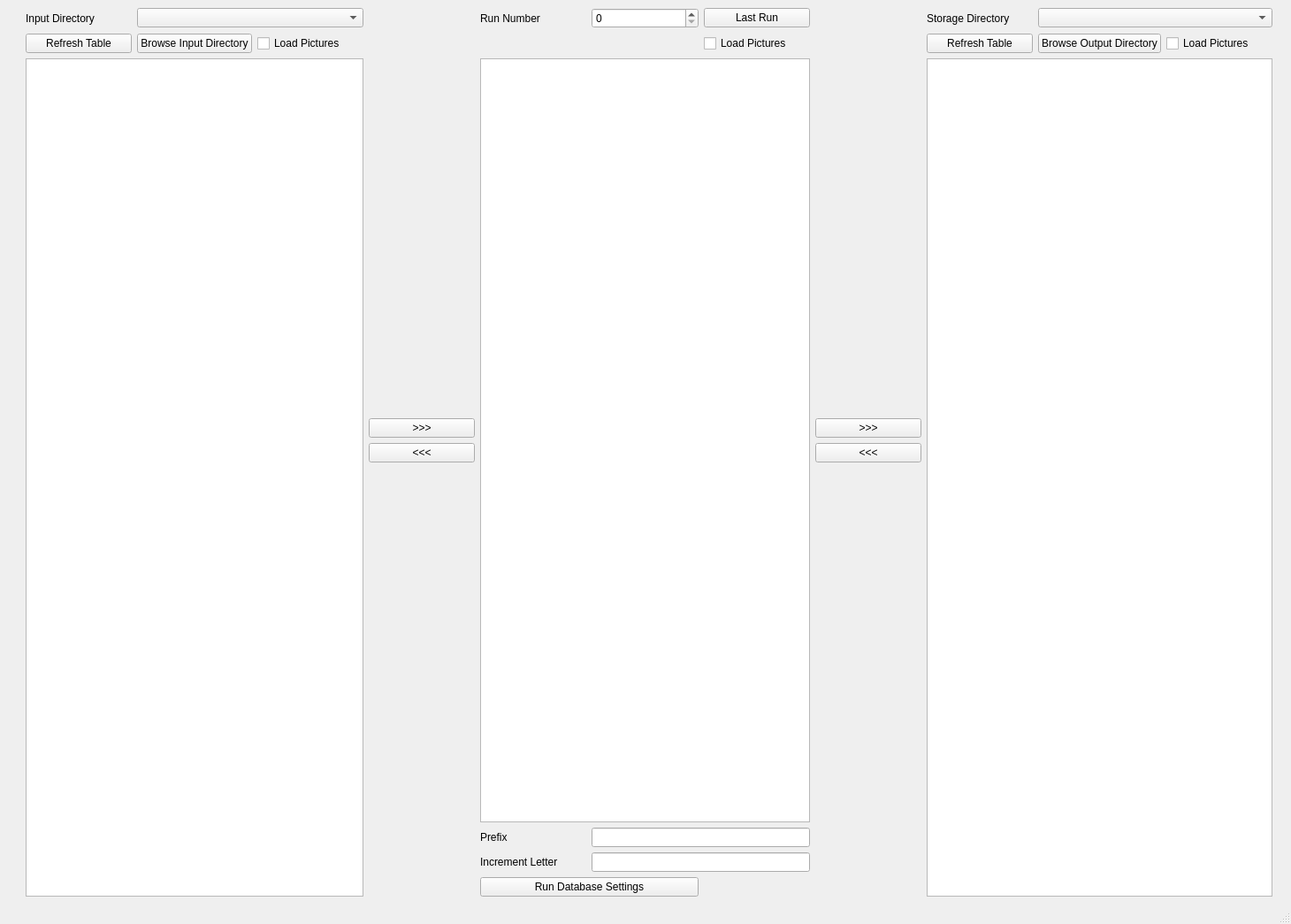
<?xml version="1.0" encoding="UTF-8"?>
<ui version="4.0">
 <class>MainWindow</class>
 <widget class="QMainWindow" name="MainWindow">
  <property name="geometry">
   <rect>
    <x>0</x>
    <y>0</y>
    <width>1460</width>
    <height>1045</height>
   </rect>
  </property>
  <property name="windowTitle">
   <string>MainWindow</string>
  </property>
  <widget class="QWidget" name="centralwidget">
   <layout class="QGridLayout" name="gridLayout">
    <item row="1" column="3">
     <widget class="QCheckBox" name="input_picture_checkBox">
      <property name="text">
       <string>Load Pictures</string>
      </property>
     </widget>
    </item>
    <item row="0" column="9">
     <widget class="QLabel" name="label_2">
      <property name="text">
       <string>Storage Directory</string>
      </property>
     </widget>
    </item>
    <item row="1" column="1">
     <widget class="QPushButton" name="input_refresh_pushButton">
      <property name="text">
       <string>Refresh Table</string>
      </property>
     </widget>
    </item>
    <item row="6" column="5">
     <widget class="QLabel" name="label_3">
      <property name="text">
       <string>Prefix</string>
      </property>
     </widget>
    </item>
    <item row="3" column="4">
     <widget class="QPushButton" name="pd_transfer_input_trans_pushButton">
      <property name="text">
       <string>&gt;&gt;&gt;</string>
      </property>
     </widget>
    </item>
    <item row="1" column="7">
     <widget class="QCheckBox" name="transfer_checkBox">
      <property name="text">
       <string>Load Pictures</string>
      </property>
     </widget>
    </item>
    <item row="2" column="9" rowspan="7" colspan="3">
     <widget class="TableWithPaste" name="output_directory_tableWidget">
      <property name="minimumSize">
       <size>
        <width>300</width>
        <height>700</height>
       </size>
      </property>
     </widget>
    </item>
    <item row="1" column="2">
     <widget class="QPushButton" name="input_browse_pushButton">
      <property name="text">
       <string>Browse Input Directory</string>
      </property>
     </widget>
    </item>
    <item row="1" column="9">
     <widget class="QPushButton" name="output_refresh_pushButton">
      <property name="text">
       <string>Refresh Table</string>
      </property>
     </widget>
    </item>
    <item row="1" column="11">
     <widget class="QCheckBox" name="output_picture_checkBox">
      <property name="text">
       <string>Load Pictures</string>
      </property>
     </widget>
    </item>
    <item row="4" column="4">
     <widget class="QPushButton" name="pd_untransfer_input_trans_pushButton">
      <property name="text">
       <string>&lt;&lt;&lt;</string>
      </property>
     </widget>
    </item>
    <item row="3" column="8">
     <widget class="QPushButton" name="pd_transfer_output_trans_pushButton">
      <property name="text">
       <string>&gt;&gt;&gt;</string>
      </property>
     </widget>
    </item>
    <item row="0" column="5">
     <widget class="QLabel" name="label_5">
      <property name="text">
       <string>Run Number</string>
      </property>
     </widget>
    </item>
    <item row="1" column="10">
     <widget class="QPushButton" name="output_browse_pushButton">
      <property name="text">
       <string>Browse Output Directory</string>
      </property>
     </widget>
    </item>
    <item row="5" column="12">
     <spacer name="horizontalSpacer_2">
      <property name="orientation">
       <enum>Qt::Horizontal</enum>
      </property>
      <property name="sizeType">
       <enum>QSizePolicy::Preferred</enum>
      </property>
      <property name="sizeHint" stdset="0">
       <size>
        <width>12</width>
        <height>20</height>
       </size>
      </property>
     </spacer>
    </item>
    <item row="0" column="1">
     <widget class="QLabel" name="label">
      <property name="text">
       <string>Input Directory</string>
      </property>
     </widget>
    </item>
    <item row="7" column="6" colspan="2">
     <widget class="QLineEdit" name="pd_increment_letter_lineEdit"/>
    </item>
    <item row="2" column="5" rowspan="4" colspan="3">
     <widget class="TableWithPaste" name="transfer_tableWidget">
      <property name="minimumSize">
       <size>
        <width>300</width>
        <height>700</height>
       </size>
      </property>
     </widget>
    </item>
    <item row="2" column="0">
     <spacer name="horizontalSpacer">
      <property name="orientation">
       <enum>Qt::Horizontal</enum>
      </property>
      <property name="sizeType">
       <enum>QSizePolicy::Preferred</enum>
      </property>
      <property name="sizeHint" stdset="0">
       <size>
        <width>20</width>
        <height>20</height>
       </size>
      </property>
     </spacer>
    </item>
    <item row="8" column="5" colspan="2">
     <widget class="QPushButton" name="pd_database_settings_pushButton">
      <property name="text">
       <string>Run Database Settings</string>
      </property>
     </widget>
    </item>
    <item row="2" column="1" rowspan="7" colspan="3">
     <widget class="TableWithPaste" name="input_directory_tableWidget">
      <property name="sizePolicy">
       <sizepolicy hsizetype="Minimum" vsizetype="Expanding">
        <horstretch>0</horstretch>
        <verstretch>0</verstretch>
       </sizepolicy>
      </property>
      <property name="minimumSize">
       <size>
        <width>300</width>
        <height>700</height>
       </size>
      </property>
     </widget>
    </item>
    <item row="4" column="8">
     <widget class="QPushButton" name="pd_untransfer_output_trans_pushButton">
      <property name="text">
       <string>&lt;&lt;&lt;</string>
      </property>
     </widget>
    </item>
    <item row="7" column="5">
     <widget class="QLabel" name="label_4">
      <property name="text">
       <string>Increment Letter</string>
      </property>
     </widget>
    </item>
    <item row="0" column="7">
     <widget class="QPushButton" name="pd_last_run_pushButton">
      <property name="text">
       <string>Last Run</string>
      </property>
     </widget>
    </item>
    <item row="0" column="6">
     <widget class="QSpinBox" name="pd_run_number_spinBox">
      <property name="maximum">
       <number>99999</number>
      </property>
     </widget>
    </item>
    <item row="6" column="6" colspan="2">
     <widget class="QLineEdit" name="pd_prefix_lineEdit"/>
    </item>
    <item row="0" column="2" colspan="2">
     <widget class="QComboBox" name="input_directory_comboBox"/>
    </item>
    <item row="0" column="10" colspan="2">
     <widget class="QComboBox" name="output_directory_comboBox"/>
    </item>
   </layout>
  </widget>
  <widget class="QMenuBar" name="menubar">
   <property name="geometry">
    <rect>
     <x>0</x>
     <y>0</y>
     <width>1460</width>
     <height>21</height>
    </rect>
   </property>
  </widget>
  <widget class="QStatusBar" name="statusbar"/>
 </widget>
 <customwidgets>
  <customwidget>
   <class>TableWithPaste</class>
   <extends>QTableWidget</extends>
   <header>table_with_paste.h</header>
  </customwidget>
 </customwidgets>
 <resources/>
 <connections/>
</ui>
